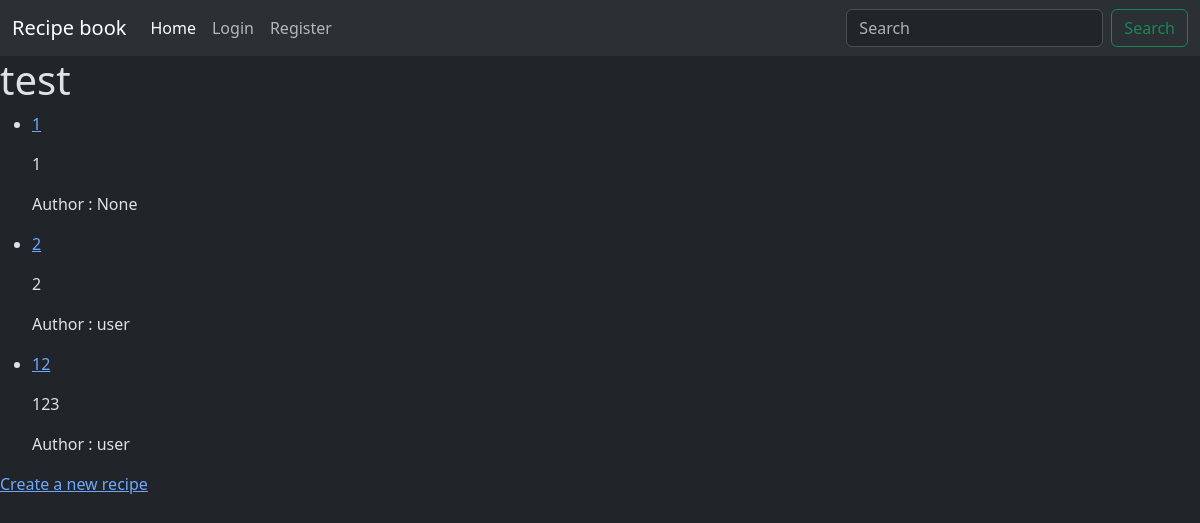
/recipe/, run on an earlier commit of the app's database.
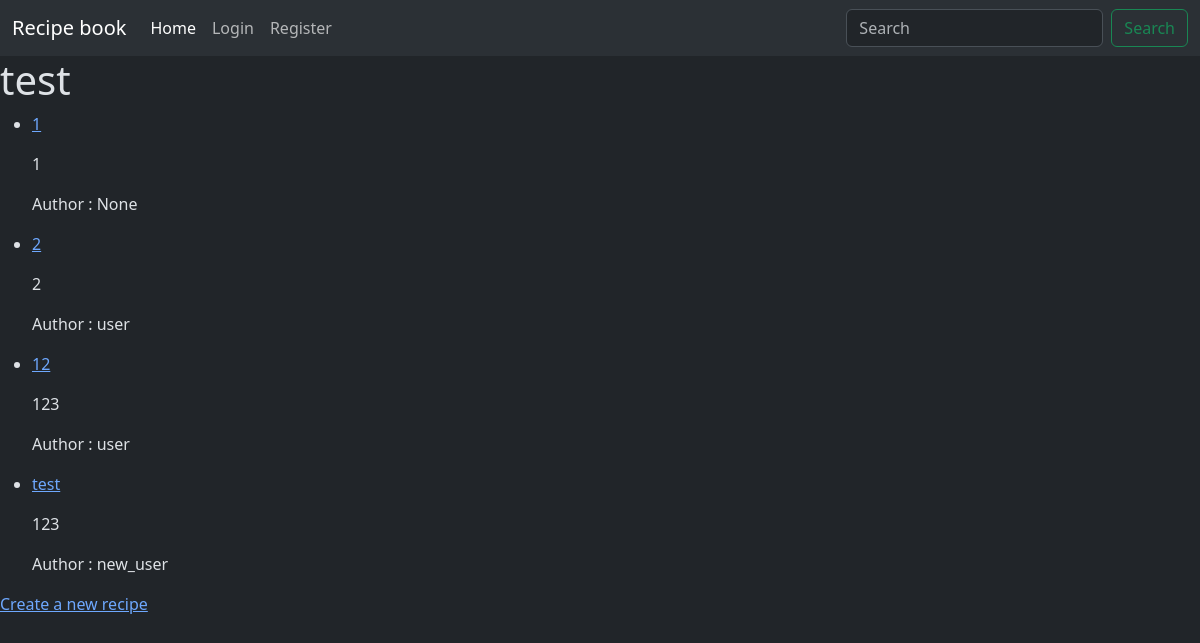
And on a later commit of the database.
### recipeapp/models.py (models this page shows)
class Recipe(models.Model):
    name = models.CharField(max_length=CF_LEN_MAX)
    desc = models.TextField(null=False, blank=True)
    alg = models.TextField(null=False, blank=True)
    time = models.IntegerField(null=False, default=1)
    img = models.ImageField(null=True, blank=True, upload_to=rec_path)
    auth = models.ForeignKey(User, on_delete=models.SET_NULL, null=True)

### recipeapp/views.py (the view)
# urls.py: path("", rec_index, name="index"),
def rec_index(request):
    context = {
        "recs" : Recipe.objects.all()
    }
    return render(request, "recipeapp/index.html", context)

### recipeapp/templates/recipeapp/index.html
{% extends "my_project/base.html" %}
{% block body %}
<h1> test </h1>
<div>
    <ul>
        {% for r in recs|slice:":10" %}
        <li>
             <p><a href="{% url 'recipeapp:recipe' _pk=r.pk %}">
                {{ r.name }}
             </a></p>
            <p>{{ r.desc }}</p>
            <p>Author : {{ r.auth }}</p>
        </li>
        {% endfor %}
    </ul>
</div>
<div>
    <a href="{% url 'recipeapp:create' %}">
        Create a new recipe
    </a>
</div>
{% endblock %}

What changed in the data, as far as the page shows it:
added Recipe: name "test", desc "123", auth "new_user"
